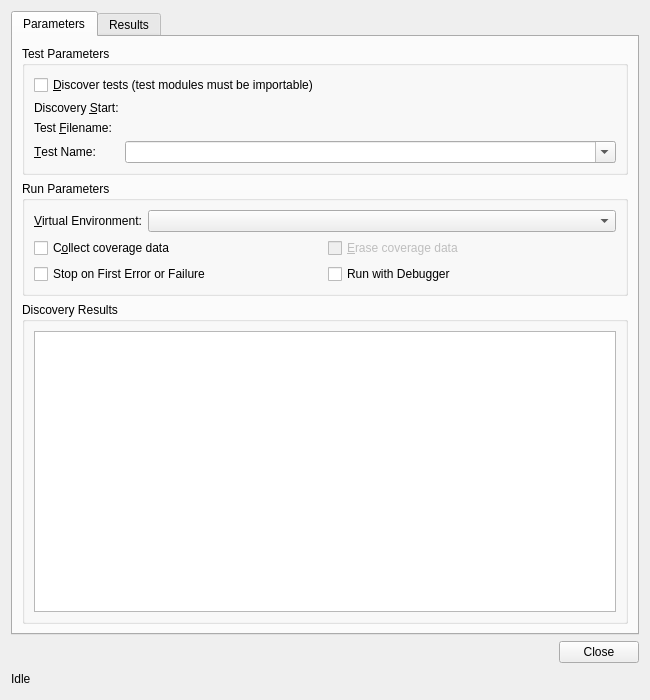
<?xml version="1.0" encoding="UTF-8"?>
<ui version="4.0">
 <class>UnittestDialog</class>
 <widget class="QWidget" name="UnittestDialog">
  <property name="geometry">
   <rect>
    <x>0</x>
    <y>0</y>
    <width>650</width>
    <height>700</height>
   </rect>
  </property>
  <property name="windowTitle">
   <string>Unittest</string>
  </property>
  <layout class="QVBoxLayout" name="verticalLayout_5">
   <item>
    <widget class="QTabWidget" name="tabWidget">
     <property name="currentIndex">
      <number>0</number>
     </property>
     <widget class="QWidget" name="parametersTab">
      <attribute name="title">
       <string>Parameters</string>
      </attribute>
      <layout class="QVBoxLayout" name="verticalLayout_6">
       <item>
        <widget class="QGroupBox" name="groupBox">
         <property name="title">
          <string>Test Parameters</string>
         </property>
         <layout class="QGridLayout" name="gridLayout">
          <item row="0" column="0" colspan="2">
           <widget class="QCheckBox" name="discoverCheckBox">
            <property name="toolTip">
             <string>Select to discover tests automatically</string>
            </property>
            <property name="text">
             <string>&amp;Discover tests (test modules must be importable)</string>
            </property>
           </widget>
          </item>
          <item row="1" column="0">
           <widget class="QLabel" name="label_3">
            <property name="text">
             <string>Discovery &amp;Start:</string>
            </property>
            <property name="buddy">
             <cstring>discoveryPicker</cstring>
            </property>
           </widget>
          </item>
          <item row="1" column="1">
           <widget class="E5ComboPathPicker" name="discoveryPicker" native="true">
            <property name="enabled">
             <bool>false</bool>
            </property>
            <property name="sizePolicy">
             <sizepolicy hsizetype="Expanding" vsizetype="Preferred">
              <horstretch>0</horstretch>
              <verstretch>0</verstretch>
             </sizepolicy>
            </property>
            <property name="focusPolicy">
             <enum>Qt::WheelFocus</enum>
            </property>
            <property name="toolTip">
             <string>Enter name of the directory at which to start the test file discovery</string>
            </property>
            <property name="whatsThis">
             <string>&lt;b&gt;Discovery Start&lt;/b&gt;
&lt;p&gt;Enter name of the directory at which to start the test file discovery.
Note that all test modules must be importable from this directory.&lt;/p&gt;</string>
            </property>
           </widget>
          </item>
          <item row="2" column="0">
           <widget class="QLabel" name="testsuiteLabel">
            <property name="text">
             <string>Test &amp;Filename:</string>
            </property>
            <property name="buddy">
             <cstring>testsuitePicker</cstring>
            </property>
           </widget>
          </item>
          <item row="2" column="1">
           <widget class="E5ComboPathPicker" name="testsuitePicker" native="true">
            <property name="sizePolicy">
             <sizepolicy hsizetype="Expanding" vsizetype="Preferred">
              <horstretch>0</horstretch>
              <verstretch>0</verstretch>
             </sizepolicy>
            </property>
            <property name="focusPolicy">
             <enum>Qt::WheelFocus</enum>
            </property>
            <property name="toolTip">
             <string>Enter name of file defining the testsuite</string>
            </property>
            <property name="whatsThis">
             <string>&lt;b&gt;Testsuite&lt;/b&gt;
&lt;p&gt;Enter the name of the file defining the testsuite.
It should have a method with a name given below. If no name is given, the suite() method will be tried. If no such method can be
found, the module will be inspected for proper test
cases.&lt;/p&gt;</string>
            </property>
           </widget>
          </item>
          <item row="3" column="0">
           <widget class="QLabel" name="label">
            <property name="text">
             <string>&amp;Test Name:</string>
            </property>
            <property name="buddy">
             <cstring>testComboBox</cstring>
            </property>
           </widget>
          </item>
          <item row="3" column="1">
           <widget class="QComboBox" name="testComboBox">
            <property name="toolTip">
             <string>Enter the test name. Leave empty to use the default name &quot;suite&quot;.</string>
            </property>
            <property name="whatsThis">
             <string>&lt;b&gt;Testname&lt;/b&gt;&lt;p&gt;Enter the name of the test to be performed. This name must follow the rules given by Python's unittest module. If this field is empty, the default name of &quot;suite&quot; will be used.&lt;/p&gt;</string>
            </property>
            <property name="editable">
             <bool>true</bool>
            </property>
           </widget>
          </item>
         </layout>
        </widget>
       </item>
       <item>
        <widget class="QGroupBox" name="optionsGroup">
         <property name="title">
          <string>Run Parameters</string>
         </property>
         <layout class="QVBoxLayout" name="verticalLayout_2">
          <item>
           <layout class="QHBoxLayout" name="horizontalLayout_3">
            <item>
             <widget class="QLabel" name="venvLabel">
              <property name="text">
               <string>&amp;Virtual Environment:</string>
              </property>
              <property name="buddy">
               <cstring>venvComboBox</cstring>
              </property>
             </widget>
            </item>
            <item>
             <widget class="QComboBox" name="venvComboBox">
              <property name="sizePolicy">
               <sizepolicy hsizetype="Expanding" vsizetype="Fixed">
                <horstretch>0</horstretch>
                <verstretch>0</verstretch>
               </sizepolicy>
              </property>
              <property name="toolTip">
               <string>Select the virtual environment to be used</string>
              </property>
              <property name="whatsThis">
               <string>&lt;b&gt;Virtual Environment&lt;/b&gt;\n&lt;p&gt;Enter the virtual environment to be used. Leave it empty to use the default environment, i.e. the one configured globally or per project.&lt;/p&gt;</string>
              </property>
             </widget>
            </item>
           </layout>
          </item>
          <item>
           <layout class="QGridLayout" name="gridLayout_2">
            <item row="0" column="0">
             <widget class="QCheckBox" name="coverageCheckBox">
              <property name="toolTip">
               <string>Select whether coverage data should be collected</string>
              </property>
              <property name="text">
               <string>C&amp;ollect coverage data</string>
              </property>
             </widget>
            </item>
            <item row="0" column="1">
             <widget class="QCheckBox" name="coverageEraseCheckBox">
              <property name="enabled">
               <bool>false</bool>
              </property>
              <property name="toolTip">
               <string>Select whether old coverage data should be erased</string>
              </property>
              <property name="text">
               <string>&amp;Erase coverage data</string>
              </property>
             </widget>
            </item>
            <item row="1" column="0">
             <widget class="QCheckBox" name="failfastCheckBox">
              <property name="toolTip">
               <string>Select to stop the test run on the first error or failure</string>
              </property>
              <property name="text">
               <string>Stop on First Error or Failure</string>
              </property>
             </widget>
            </item>
            <item row="1" column="1">
             <widget class="QCheckBox" name="debuggerCheckBox">
              <property name="toolTip">
               <string>Select to run the unittest with debugger support enabled</string>
              </property>
              <property name="text">
               <string>Run with Debugger</string>
              </property>
             </widget>
            </item>
           </layout>
          </item>
         </layout>
        </widget>
       </item>
       <item>
        <widget class="QGroupBox" name="discoveryGroup">
         <property name="sizePolicy">
          <sizepolicy hsizetype="Preferred" vsizetype="Expanding">
           <horstretch>0</horstretch>
           <verstretch>0</verstretch>
          </sizepolicy>
         </property>
         <property name="title">
          <string>Discovery Results</string>
         </property>
         <layout class="QVBoxLayout" name="verticalLayout_3">
          <item>
           <widget class="QTreeWidget" name="discoveryList">
            <property name="alternatingRowColors">
             <bool>true</bool>
            </property>
            <property name="sortingEnabled">
             <bool>true</bool>
            </property>
            <property name="headerHidden">
             <bool>true</bool>
            </property>
            <property name="expandsOnDoubleClick">
             <bool>false</bool>
            </property>
            <column>
             <property name="text">
              <string notr="true">1</string>
             </property>
            </column>
           </widget>
          </item>
         </layout>
        </widget>
       </item>
      </layout>
     </widget>
     <widget class="QWidget" name="resultsTab">
      <attribute name="title">
       <string>Results</string>
      </attribute>
      <layout class="QVBoxLayout" name="verticalLayout_4">
       <item>
        <widget class="QGroupBox" name="progressGroupBox">
         <property name="title">
          <string>Progress</string>
         </property>
         <layout class="QVBoxLayout" name="verticalLayout">
          <item>
           <layout class="QHBoxLayout" name="_8">
            <item>
             <widget class="QLabel" name="progressTextLabel">
              <property name="text">
               <string>Progress:</string>
              </property>
             </widget>
            </item>
            <item>
             <spacer>
              <property name="orientation">
               <enum>Qt::Horizontal</enum>
              </property>
              <property name="sizeHint" stdset="0">
               <size>
                <width>371</width>
                <height>20</height>
               </size>
              </property>
             </spacer>
            </item>
            <item>
             <widget class="E5Led" name="progressLed"/>
            </item>
           </layout>
          </item>
          <item>
           <widget class="QProgressBar" name="progressProgressBar">
            <property name="value">
             <number>0</number>
            </property>
            <property name="orientation">
             <enum>Qt::Horizontal</enum>
            </property>
            <property name="format">
             <string>%v/%m Tests</string>
            </property>
           </widget>
          </item>
          <item>
           <layout class="QHBoxLayout" name="horizontalLayout_2">
            <item>
             <widget class="QLabel" name="progressCounterRunLabel">
              <property name="text">
               <string>Run:</string>
              </property>
             </widget>
            </item>
            <item>
             <widget class="QLabel" name="progressCounterRunCount">
              <property name="toolTip">
               <string>Number of tests run</string>
              </property>
              <property name="text">
               <string notr="true">0</string>
              </property>
             </widget>
            </item>
            <item>
             <widget class="QLabel" name="progressCounterRemLabel">
              <property name="text">
               <string>Remaining:</string>
              </property>
             </widget>
            </item>
            <item>
             <widget class="QLabel" name="progressCounterRemCount">
              <property name="toolTip">
               <string>Number of tests to be run</string>
              </property>
              <property name="text">
               <string notr="true">0</string>
              </property>
             </widget>
            </item>
            <item>
             <spacer name="horizontalSpacer">
              <property name="orientation">
               <enum>Qt::Horizontal</enum>
              </property>
              <property name="sizeHint" stdset="0">
               <size>
                <width>40</width>
                <height>20</height>
               </size>
              </property>
             </spacer>
            </item>
           </layout>
          </item>
          <item>
           <layout class="QHBoxLayout" name="horizontalLayout">
            <item>
             <widget class="QLabel" name="progressCounterFailureLabel">
              <property name="text">
               <string>Failures:</string>
              </property>
             </widget>
            </item>
            <item>
             <widget class="QLabel" name="progressCounterFailureCount">
              <property name="toolTip">
               <string>Number of test failures</string>
              </property>
              <property name="text">
               <string notr="true">0</string>
              </property>
             </widget>
            </item>
            <item>
             <widget class="QLabel" name="progressCounterErrorLabel">
              <property name="text">
               <string>Errors:</string>
              </property>
             </widget>
            </item>
            <item>
             <widget class="QLabel" name="progressCounterErrorCount">
              <property name="toolTip">
               <string>Number of test errors</string>
              </property>
              <property name="text">
               <string notr="true">0</string>
              </property>
             </widget>
            </item>
            <item>
             <widget class="QLabel" name="progressCounterSkippedLabel">
              <property name="text">
               <string>Skipped:</string>
              </property>
             </widget>
            </item>
            <item>
             <widget class="QLabel" name="progressCounterSkippedCount">
              <property name="toolTip">
               <string>Number of tests skipped</string>
              </property>
              <property name="text">
               <string notr="true">0</string>
              </property>
             </widget>
            </item>
            <item>
             <widget class="QLabel" name="progressCounterExpectedFailureLabel">
              <property name="text">
               <string>Expected Failures:</string>
              </property>
             </widget>
            </item>
            <item>
             <widget class="QLabel" name="progressCounterExpectedFailureCount">
              <property name="toolTip">
               <string>Number of tests with expected failure</string>
              </property>
              <property name="text">
               <string notr="true">0</string>
              </property>
             </widget>
            </item>
            <item>
             <widget class="QLabel" name="progressCounterUnexpectedSuccessLabel">
              <property name="text">
               <string>Unexpected Successes:</string>
              </property>
             </widget>
            </item>
            <item>
             <widget class="QLabel" name="progressCounterUnexpectedSuccessCount">
              <property name="toolTip">
               <string>Number of tests with unexpected success</string>
              </property>
              <property name="text">
               <string notr="true">0</string>
              </property>
             </widget>
            </item>
            <item>
             <spacer>
              <property name="orientation">
               <enum>Qt::Horizontal</enum>
              </property>
              <property name="sizeType">
               <enum>QSizePolicy::Expanding</enum>
              </property>
              <property name="sizeHint" stdset="0">
               <size>
                <width>20</width>
                <height>20</height>
               </size>
              </property>
             </spacer>
            </item>
           </layout>
          </item>
         </layout>
        </widget>
       </item>
       <item>
        <widget class="QLabel" name="textLabel1">
         <property name="text">
          <string>Tests performed:</string>
         </property>
        </widget>
       </item>
       <item>
        <widget class="QListWidget" name="testsListWidget"/>
       </item>
       <item>
        <widget class="QLabel" name="listboxLabel">
         <property name="text">
          <string>Failures and errors:</string>
         </property>
        </widget>
       </item>
       <item>
        <widget class="QListWidget" name="errorsListWidget">
         <property name="toolTip">
          <string>Failures and Errors list</string>
         </property>
         <property name="whatsThis">
          <string>&lt;b&gt;Failures and Errors list&lt;/b&gt;
&lt;p&gt;This list shows all failed and errored tests.
Double clicking on an entry will show the respective traceback.&lt;/p&gt;</string>
         </property>
        </widget>
       </item>
      </layout>
     </widget>
    </widget>
   </item>
   <item>
    <widget class="QDialogButtonBox" name="buttonBox">
     <property name="orientation">
      <enum>Qt::Horizontal</enum>
     </property>
     <property name="standardButtons">
      <set>QDialogButtonBox::Close</set>
     </property>
    </widget>
   </item>
   <item>
    <layout class="QHBoxLayout" name="_3">
     <item>
      <widget class="QLabel" name="sbLabel">
       <property name="sizePolicy">
        <sizepolicy hsizetype="Preferred" vsizetype="Preferred">
         <horstretch>0</horstretch>
         <verstretch>0</verstretch>
        </sizepolicy>
       </property>
       <property name="text">
        <string>Idle</string>
       </property>
      </widget>
     </item>
     <item>
      <spacer>
       <property name="orientation">
        <enum>Qt::Horizontal</enum>
       </property>
       <property name="sizeType">
        <enum>QSizePolicy::Expanding</enum>
       </property>
       <property name="sizeHint" stdset="0">
        <size>
         <width>20</width>
         <height>20</height>
        </size>
       </property>
      </spacer>
     </item>
    </layout>
   </item>
  </layout>
 </widget>
 <customwidgets>
  <customwidget>
   <class>E5ComboPathPicker</class>
   <extends>QWidget</extends>
   <header>E5Gui/E5PathPicker.h</header>
   <container>1</container>
  </customwidget>
  <customwidget>
   <class>E5Led</class>
   <extends>QFrame</extends>
   <header>E5Gui/E5Led.h</header>
   <container>1</container>
  </customwidget>
 </customwidgets>
 <tabstops>
  <tabstop>tabWidget</tabstop>
  <tabstop>discoverCheckBox</tabstop>
  <tabstop>testsuitePicker</tabstop>
  <tabstop>discoveryPicker</tabstop>
  <tabstop>testComboBox</tabstop>
  <tabstop>venvComboBox</tabstop>
  <tabstop>coverageCheckBox</tabstop>
  <tabstop>coverageEraseCheckBox</tabstop>
  <tabstop>failfastCheckBox</tabstop>
  <tabstop>debuggerCheckBox</tabstop>
  <tabstop>discoveryList</tabstop>
  <tabstop>testsListWidget</tabstop>
  <tabstop>errorsListWidget</tabstop>
 </tabstops>
 <resources/>
 <connections>
  <connection>
   <sender>coverageCheckBox</sender>
   <signal>toggled(bool)</signal>
   <receiver>coverageEraseCheckBox</receiver>
   <slot>setEnabled(bool)</slot>
   <hints>
    <hint type="sourcelabel">
     <x>321</x>
     <y>294</y>
    </hint>
    <hint type="destinationlabel">
     <x>616</x>
     <y>294</y>
    </hint>
   </hints>
  </connection>
  <connection>
   <sender>buttonBox</sender>
   <signal>accepted()</signal>
   <receiver>UnittestDialog</receiver>
   <slot>close()</slot>
   <hints>
    <hint type="sourcelabel">
     <x>67</x>
     <y>662</y>
    </hint>
    <hint type="destinationlabel">
     <x>72</x>
     <y>667</y>
    </hint>
   </hints>
  </connection>
  <connection>
   <sender>buttonBox</sender>
   <signal>rejected()</signal>
   <receiver>UnittestDialog</receiver>
   <slot>close()</slot>
   <hints>
    <hint type="sourcelabel">
     <x>157</x>
     <y>662</y>
    </hint>
    <hint type="destinationlabel">
     <x>148</x>
     <y>668</y>
    </hint>
   </hints>
  </connection>
  <connection>
   <sender>discoverCheckBox</sender>
   <signal>toggled(bool)</signal>
   <receiver>discoveryPicker</receiver>
   <slot>setEnabled(bool)</slot>
   <hints>
    <hint type="sourcelabel">
     <x>209</x>
     <y>93</y>
    </hint>
    <hint type="destinationlabel">
     <x>209</x>
     <y>120</y>
    </hint>
   </hints>
  </connection>
  <connection>
   <sender>discoverCheckBox</sender>
   <signal>toggled(bool)</signal>
   <receiver>testsuitePicker</receiver>
   <slot>setDisabled(bool)</slot>
   <hints>
    <hint type="sourcelabel">
     <x>96</x>
     <y>93</y>
    </hint>
    <hint type="destinationlabel">
     <x>150</x>
     <y>143</y>
    </hint>
   </hints>
  </connection>
  <connection>
   <sender>discoverCheckBox</sender>
   <signal>toggled(bool)</signal>
   <receiver>testComboBox</receiver>
   <slot>setDisabled(bool)</slot>
   <hints>
    <hint type="sourcelabel">
     <x>321</x>
     <y>97</y>
    </hint>
    <hint type="destinationlabel">
     <x>327</x>
     <y>166</y>
    </hint>
   </hints>
  </connection>
 </connections>
</ui>
